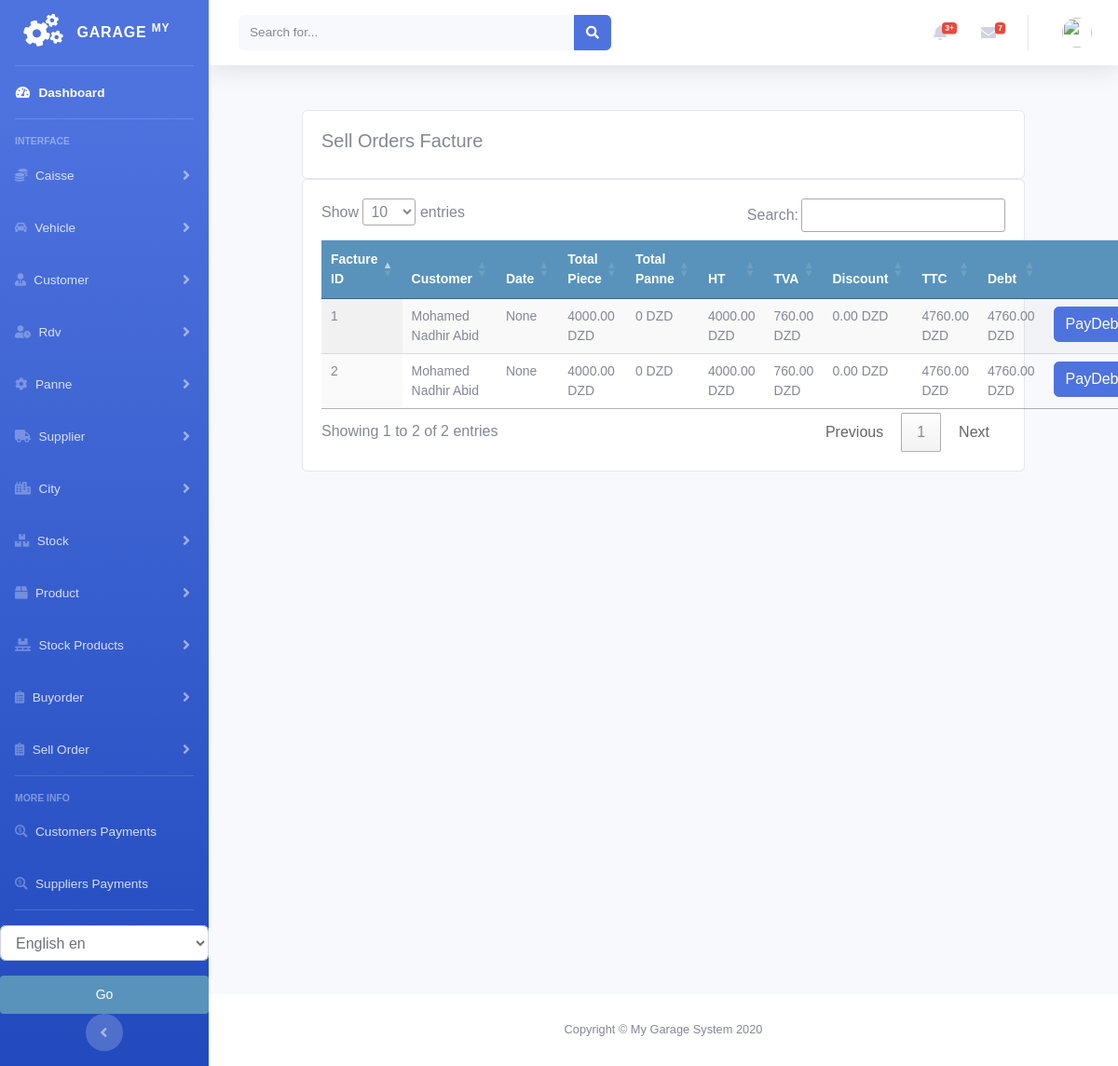
The app's page /sellorder/factured_sellorder_list, older data.
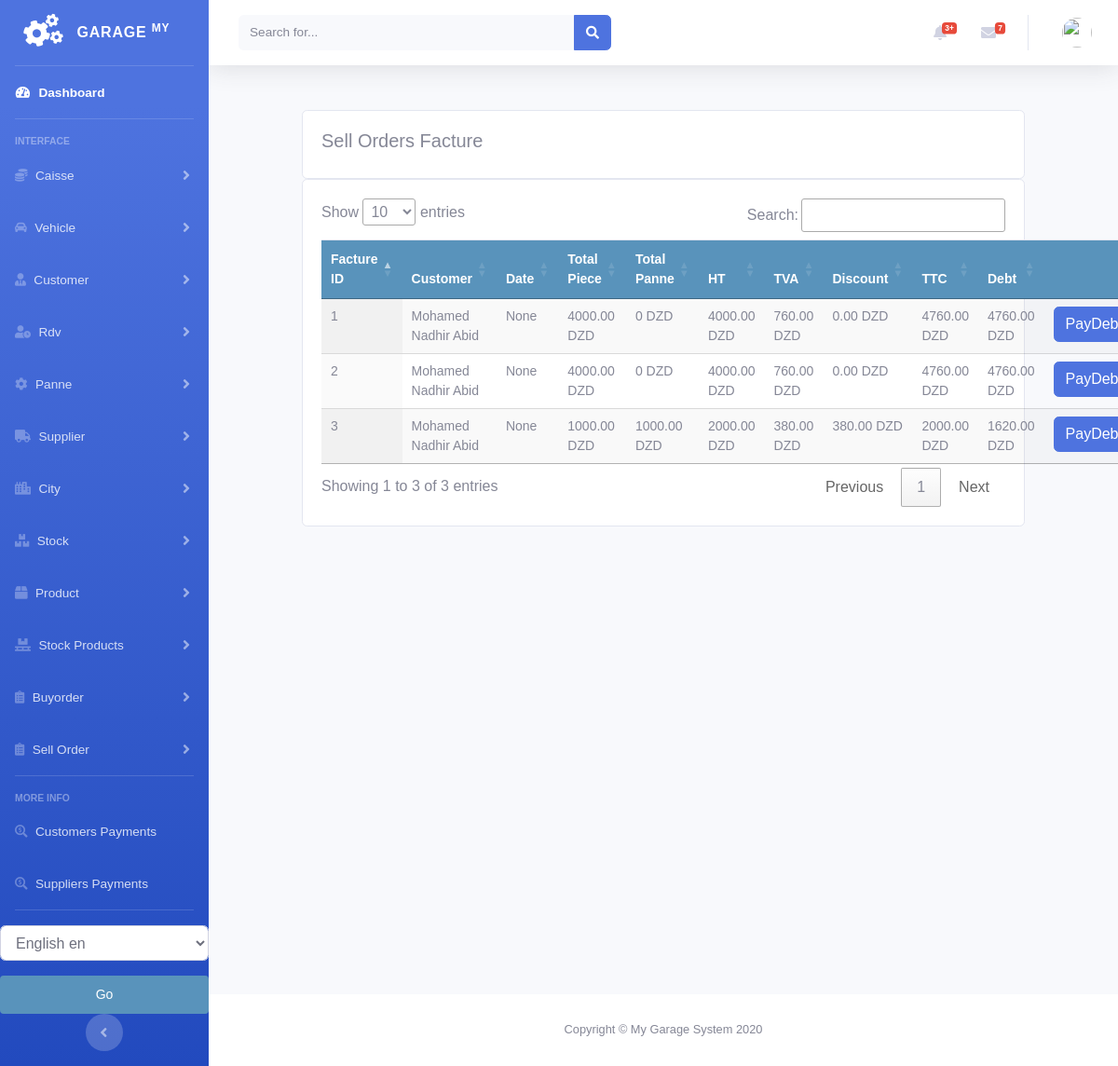
The same page, newer data.
### sellorder/models.py (models this page shows, shortened)
class SellOrderFacture(models.Model):
    order = models.ForeignKey(Order, on_delete=models.CASCADE)
    created = models.DateTimeField(auto_now_add=True)
    updated = models.DateTimeField(auto_now=True)

class Order(models.Model):
    customer = models.ForeignKey(Customer, on_delete=models.DO_NOTHING)
    vehicle = models.ForeignKey(Vehicle, on_delete=models.DO_NOTHING, null=True, blank=True)
    created = models.DateTimeField(auto_now_add=True)
    updated = models.DateTimeField(auto_now=True)
    debt = models.DecimalField(max_digits=10, decimal_places=2, null=True, blank=True, default=0)
    total_price = models.DecimalField(max_digits=10, decimal_places=2, null=True, blank=True, default=0)
    discount_amount = models.DecimalField(max_digits=10, decimal_places=2, null=True, blank=True, default=0)
    paid = models.BooleanField(default=False)
    order_tva = models.PositiveIntegerField(default=0)
    confirmed = models.BooleanField(default=False)
    factured = models.BooleanField(default=False)
    order_date = models.DateField(null=True, blank=True)
    class Meta:
        ordering = ('-created',)
    def get_total_cost(self):
        return sum(item.get_cost() for item in self.items.all())
    def get_total_panne(self):
        return sum(item.get_cost() for item in self.pannes.all())
    def get_total_item_panne(self):
        return sum(item.get_cost() for item in self.pannes.all()) + sum(item.get_cost() for item in self.items.all())
    def get_tva(self):
        return round(self.get_total_item_panne() * Decimal(self.order_tva / 100), 2)
    def get_ttc(self):
        return round(self.get_total_item_panne() + self.get_tva() - self.discount_amount, 2)

class OrderItem(models.Model):
    order = models.ForeignKey(Order,
                              related_name='items',
                              on_delete=models.CASCADE)
    stockproduct = models.ForeignKey(StockProduct,
                                     related_name='order_item',
                                     on_delete=models.DO_NOTHING, null=True, blank=True)
    price = models.DecimalField(max_digits=10, decimal_places=2)
    quantity = models.PositiveIntegerField(default=1)
    def get_cost(self):
        return self.price * self.quantity

class PanneItem(models.Model):
    order = models.ForeignKey(Order,
                              related_name='pannes',
                              on_delete=models.CASCADE)
    panne = models.ForeignKey(Panne, related_name='order_panne',
                              on_delete=models.DO_NOTHING, null=True, blank=True)
    price = models.DecimalField(max_digits=10, decimal_places=2)
    def get_cost(self):
        return self.price

### customer/models.py (models this page shows, shortened)
class Customer(models.Model):
    firstname = models.CharField(max_length=250, null=True)
    lastname = models.CharField(max_length=250, null=True)
    address = models.CharField(max_length=200, null=True)
    phone = models.CharField(max_length=200, null=True)
    national_number = models.CharField(max_length=200, null=True)
    email = models.EmailField(null=True)
    date_created = models.DateTimeField(auto_now_add=True, null=True)
    date_joined = models.DateField(null=True)
    debt = models.DecimalField(max_digits=10, decimal_places=2, null=True, default=0)
    def __str__(self):
        return self.firstname + " " + self.lastname

### sellorder/views.py (the view)
# urls.py: path('factured_sellorder_list', views.factured_sellorder_list, name='factured_sellorder_list'),
def factured_sellorder_list(request):
    sellorders = SellOrderFacture.objects.all()
    context = {
        'sellorders': sellorders
    }
    return render(request, 'sellorder/list_sellorder_facture.html', context)

### sellorder/templates/sellorder/list_sellorder_facture.html (shortened to what this page needs)
{% extends 'home.html' %}
{% load static %}
{% block content %}
<br>
<div class="row">
    <div class="col-md">
        <div class="card card-body">
            <h5>Sell Orders Facture</h5>
        </div>
        <div class="card card-body">
            <table id="table_id" class="table display text-center">
                <thead>
                <tr>
                    <th>Facture ID</th>
                    <th>Customer</th>
                    <th>Date</th>
                    <th>Total Piece</th>
                    <th>Total Panne</th>
                    <th>HT</th>
                    <th>TVA</th>
                    <th>Discount</th>
                    <th>TTC</th>
                    <th>Debt</th>
                    <th></th>
                </tr>
                </thead>
                <tbody>
                {% for order in sellorders %}
                <tr>
                    <td>{{order.id}}</td>
                    <td>{{order.order.customer}}</td>
                    <td>{{order.order.order_date}}</td>
                    <td>{{order.order.get_total_cost}} DZD</td>
                    <td>{{order.order.get_total_panne}} DZD</td>
                    <td>{{order.order.get_total_item_panne}} DZD</td>
                    <td>{{order.order.get_tva}} DZD</td>
                    <td>{{order.order.discount_amount}} DZD</td>
                    <td>{{order.order.get_ttc}} DZD</td>
                    <td>{{order.order.debt}} DZD</td>
                    <td>
                        {% if order.order.debt > 0 %}
                            <a class="btn btn-primary " href="{% url 'payments:create_customer_payment' order.order.id %}">PayDebt</a>
                        {% endif %}
                    </td>
                </tr>
                {% endfor %}
                </tbody>
            </table>
        </div>
    </div>
</div>
{% endblock %}
{% block jsscript %}
<link rel="stylesheet" href="https://ajax.googleapis.com/ajax/libs/jqueryui/1.12.1/themes/smoothness/jquery-ui.css">
<link rel="stylesheet" href="https://cdnjs.cloudflare.com/ajax/libs/chosen/1.8.7/chosen.min.css"/>
<link rel="stylesheet" type="text/css" href="https://cdn.datatables.net/1.10.22/css/jquery.dataTables.css">
{% endblock %}

### accounts/templates/home.html (shortened to what this page needs)
<!DOCTYPE html>
<html lang="en">
<head>
    {% load static %}
    <link rel="stylesheet" href="//code.jquery.com/ui/1.12.1/themes/base/jquery-ui.css">
    <link href="https://cdnjs.cloudflare.com/ajax/libs/font-awesome/5.13.0/css/all.min.css" rel="stylesheet">
    <link rel="stylesheet" href="https://stackpath.bootstrapcdn.com/bootstrap/4.3.1/css/bootstrap.min.css"
>
    <link rel="stylesheet" type="text/css" href="{% static 'vendor/fontawesome-free/css/all.min.css' %}">
    <link rel="stylesheet" type="text/css" href="{% static 'css/sb-admin-2.min.css' %}">
    <link rel="stylesheet" type="text/css" href="{% static 'css/main.css' %}">
</head>
<body id="page-top">
<div id="wrapper">
    {% include 'sidenavbar.html' %}
    <div id="content-wrapper" class="d-flex flex-column">
        {% include 'navbar.html' %}
        <div id="content">
            {% block content %}
            {% endblock %}
        </div>
      <footer class="sticky-footer bg-white">
        <div class="container my-auto">
          <div class="copyright text-center my-auto">
            <span>Copyright &copy; My Garage System 2020</span>
          </div>
        </div>
      </footer>
    </div>
</div>
{% block jsscript %}{% endblock %}
</body>
</html>

### accounts/templates/sidenavbar.html (shortened to what this page needs)
{% load  static %}
{% load i18n %}
<ul class="navbar-nav bg-gradient-primary sidebar sidebar-dark accordion" id="accordionSidebar">
    <a class="sidebar-brand d-flex align-items-center justify-content-center" href="/">
        <div class="sidebar-brand-icon rotate-n-15">
            <i class="fas fa-cogs"></i>
        </div>
        <div class="sidebar-brand-text mx-3">Garage <sup>My</sup></div>
    </a>
    <hr class="sidebar-divider my-0">
    <li class="nav-item active">
        <a class="nav-link" href="/">
            <i class="fas fa-fw fa-tachometer-alt"></i>
            <span>{% trans "Dashboard" %}</span></a>
    </li>
    <hr class="sidebar-divider">
    <div class="sidebar-heading">
        Interface
    </div>
    <li class="nav-item">
        <a class="nav-link collapsed" href="#" data-toggle="collapse" data-target="#collapseCaisse"
           aria-expanded="true" aria-controls="collapseCaisse">
            <i class="fas fa-coins"></i>
            <span>Caisse</span>
        </a>
    </li>
    <li class="nav-item">
        <a class="nav-link collapsed" href="#" data-toggle="collapse" data-target="#collapseType"
           aria-expanded="true" aria-controls="collapseType">
    <i class="fas fa-car-alt"></i>
            <span>Vehicle</span>
        </a>
    </li>
    <li class="nav-item">
        <a class="nav-link collapsed" href="#" data-toggle="collapse" data-target="#collapseCustomer"
           aria-expanded="true" aria-controls="collapseCustomer">
            <i class="fas fa-user-tie"></i>
            <span>Customer</span>
        </a>
    </li>
    <li class="nav-item">
        <a class="nav-link collapsed" href="#" data-toggle="collapse" data-target="#collapseRdv"
           aria-expanded="true" aria-controls="collapseRdv">
            <i class="fas fa-user-clock"></i>
            <span>Rdv</span>
        </a>
    </li>
    <li class="nav-item">
        <a class="nav-link collapsed" href="#" data-toggle="collapse" data-target="#collapsePanne"
           aria-expanded="true" aria-controls="collapsePanne">
            <i class="fas fa-cog"></i>
            <span>Panne</span>
        </a>
    </li>
    <li class="nav-item">
        <a class="nav-link collapsed" href="#" data-toggle="collapse" data-target="#collapsesupplier"
           aria-expanded="true" aria-controls="collapsesupplier">
            <i class="fas fa-truck"></i>
            <span>Supplier</span>
        </a>
    </li>
    <li class="nav-item">
        <a class="nav-link collapsed" href="#" data-toggle="collapse" data-target="#collapseCity"
           aria-expanded="true" aria-controls="collapseCity">
            <i class="fas fa-city"></i>
            <span>City</span>
        </a>
    </li>
    <li class="nav-item">
        <a class="nav-link collapsed" href="#" data-toggle="collapse" data-target="#collapsestock"
           aria-expanded="true" aria-controls="collapsestock">
            <i class="fas fa-boxes"></i>
            <span>Stock</span>
        </a>
    </li>
    <li class="nav-item">
        <a class="nav-link collapsed" href="#" data-toggle="collapse" data-target="#collapseproduct"
           aria-expanded="true" aria-controls="collapseproduct">
            <i class="fas fa-box"></i>
            <span>Product</span>
        </a>
    </li>
    <li class="nav-item">
        <a class="nav-link collapsed" href="#" data-toggle="collapse" data-target="#collapsestockproduct"
           aria-expanded="true" aria-controls="collapsestockproduct">
            <i class="fas fa-pallet"></i>
            <span>Stock Products</span>
        </a>
    </li>
    <li class="nav-item">
        <a class="nav-link collapsed" href="#" data-toggle="collapse" data-target="#collapsebuyorder"
           aria-expanded="true" aria-controls="collapsebuyorder">
            <i class="fas fa-clipboard-list"></i>
            <span>Buyorder</span>
        </a>
    </li>
    <li class="nav-item">
        <a class="nav-link collapsed" href="#" data-toggle="collapse" data-target="#collapsesellorder"
           aria-expanded="true" aria-controls="collapsesellorder">
            <i class="fas fa-clipboard-list"></i>
            <span>Sell Order</span>
        </a>
    </li>
    <hr class="sidebar-divider">
    <div class="sidebar-heading">
        More Info
    </div>
    <li class="nav-item">
        <a class="nav-link" href="{% url 'payments:customer_payment_list' %}">
            <i class="fas fa-search-dollar"></i>
            <span>Customers Payments</span></a>
    </li>
    <li class="nav-item">
        <a class="nav-link" href="{% url 'payments:supplier_payment_list' %}">
            <i class="fas fa-search-dollar"></i>
            <span>Suppliers Payments</span></a>
    </li>
    <hr class="sidebar-divider d-none d-md-block">
    {% get_current_language as LANGUAGE_CODE %}
          <form action="{% url 'set_language'%}" method="post">
              <select class="form-control" name="language" id="">
                  {% get_available_languages as LANGUAGES %}
                  {% get_language_info_list for LANGUAGES as languages %}
                  {% for language in languages %}
                    <option value="{{ language.code }}" {% if language.code == LANGUAGE_CODE %} selected {% endif %}>
                       <i class="fas fa-clipboard-list"></i>  {{ language.name_local}} {{ language.code }}
                    </option>
                  {% endfor %}
              </select>
              <input class="btn btn-warning btn-block mt-3" type="submit" value="Go">
          </form>
    <div class="text-center d-none d-md-inline">
        <button class="rounded-circle border-0" id="sidebarToggle"></button>
    </div>
</ul>

### accounts/templates/navbar.html (shortened to what this page needs)
{% load  static %}
        <nav class="navbar navbar-expand navbar-light bg-white topbar mb-4 static-top shadow">
          <form class="d-none d-sm-inline-block form-inline mr-auto ml-md-3 my-2 my-md-0 mw-100 navbar-search">
            <div class="input-group">
              <input type="text" class="form-control bg-light border-0 small" placeholder="Search for..." aria-label="Search" aria-describedby="basic-addon2">
              <div class="input-group-append">
                <button class="btn btn-primary" type="button">
                  <i class="fas fa-search fa-sm"></i>
                </button>
              </div>
            </div>
          </form>
          <ul class="navbar-nav ml-auto">
            <li class="nav-item dropdown no-arrow mx-1">
              <a class="nav-link dropdown-toggle" href="#" id="alertsDropdown" role="button" data-toggle="dropdown" aria-haspopup="true" aria-expanded="false">
                <i class="fas fa-bell fa-fw"></i>
                <span class="badge badge-danger badge-counter">3+</span>
              </a>
            </li>
            <li class="nav-item dropdown no-arrow mx-1">
              <a class="nav-link dropdown-toggle" href="#" id="messagesDropdown" role="button" data-toggle="dropdown" aria-haspopup="true" aria-expanded="false">
                <i class="fas fa-envelope fa-fw"></i>
                <span class="badge badge-danger badge-counter">7</span>
              </a>
            </li>
            <li class="nav-item dropdown no-arrow">
              <a class="nav-link dropdown-toggle" href="#" id="userDropdown" role="button" data-toggle="dropdown" aria-haspopup="true" aria-expanded="false">
                <img class="img-profile rounded-circle" src="https://source.unsplash.com/QAB-WJcbgJk/60x60">
              </a>
            </li>
          </ul>
        </nav>

### static/css/main.css (style rules this page uses)
body { margin:0; padding:0; font-family:helvetica, sans-serif; }
h1, h2, h3, h4, h5 , h6 { font-family: 'Ubuntu', sans-serif; font-weight:normal; }
a { text-decoration:none; color:#5993bb; }
a.button, input[type="submit"] { color:#fff; background:#5993bb; border-radius:4px; padding:10px 20px; font-size:14px; border:0; }
table { width:100%; border-spacing:0; border-collapse: collapse; }
table th, table td { text-align:left; font-size:14px; padding:10px; margin:0; }
tbody tr:nth-child(odd) { background:#efefef; }
thead th, tbody tr.total { background:#5993bb; color:#fff; font-weight:bold; }
#content { padding:0 100px; overflow:hidden; }

Row changes from the older to the newer data that the page shows:
added SellOrderFacture: id "3", order.customer "Mohamed Nadhir Abid", order.order_date "None", order.get_total_cost "1000.00", order.get_total_panne "1000.00", order.get_total_item_panne "2000.00", order.get_tva "380.00", order.discount_amount "380.00", order.get_ttc "2000.00", order.debt "1620.00", shows "PayDebt"
Text that changed along with them:
text written by a page script: "Show entries Search: Showing 1 to 2 of 2 entries Previous 1 Next" → "Show entries Search: Showing 1 to 3 of 3 entries Previous 1 Next"
